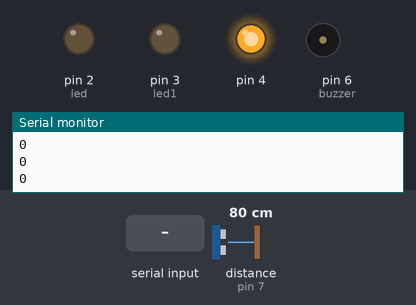
This sketch was run on a simulated Arduino Uno, built with avr-gcc and run on an emulated ATmega328P. Parts: output pins drawn as LEDs (lit = HIGH), buzzer (waves = sounding, pin HIGH), the last lines printed to the serial monitor. Wiring (inferred from the names in the program): ultrasonic range finder: trigger pin 8; echo pin 7. The test bench sets the inputs (shaded band); at power-on: distance to the obstacle (sensor on pin 7) 80 cm. The echo pulse lasts 58.3 µs per cm; pins used as bus, display or sensor lines are not drawn.

Above: at 1.2 s.
1.3 s: "1" received over Serial
At 2.5 s:
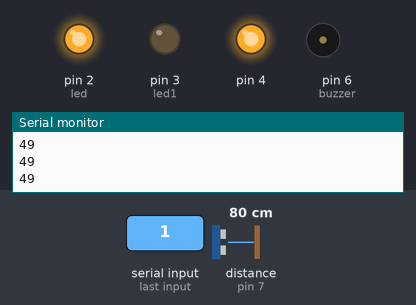
2.8 s: "3" received over Serial
At 4.0 s:
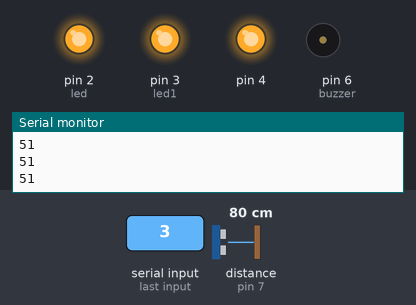
4.3 s: "2" received over Serial
At 5.4 s:
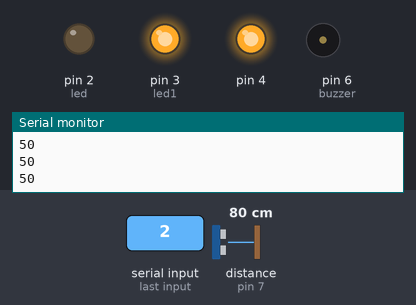
5.8 s: "4" received over Serial
At 7.1 s:
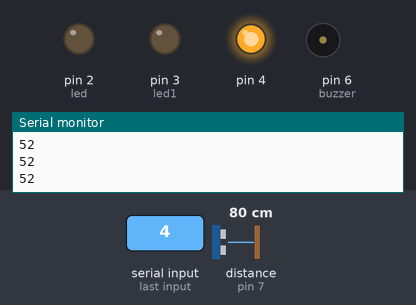
Timing chart, 0 to 8.4 s (numbered marks = the images above; inputs shaded):
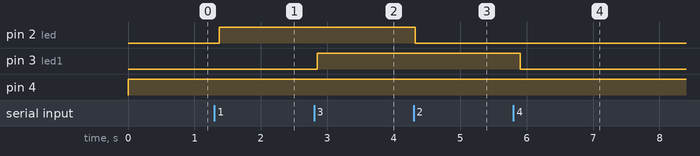

Measured:
- after the input at 1.3 s, pin 2 (led): LOW → HIGH after 0.07 s
- after the input at 2.8 s, pin 3 (led1): LOW → HIGH after 0.05 s
- after the input at 4.3 s, pin 2 (led): HIGH → LOW at once
- after the input at 5.8 s, pin 3 (led1): HIGH → LOW after 0.10 s

The sketch:

AARCHA_bluetooth.ino
```cpp
#define echoPin 7 // Echo Pin
#define trigPin 8 // Trigger Pin
#define buzzer  6// Onboard LED
long duration, distance;
int led = 2;
int led1 =3;
int state;

void setup() {
  // initialize the digital pin as an output.
  pinMode(led, OUTPUT);
    pinMode(led1, OUTPUT);
    pinMode(4, OUTPUT);
  // initialize serial communication at 9600 bits per second:
  Serial.begin(9600);
  pinMode(trigPin, OUTPUT);
 pinMode(echoPin, INPUT);
 pinMode(buzzer, OUTPUT);
}

void loop() {

  digitalWrite(trigPin, LOW);
 delayMicroseconds(2);

 digitalWrite(trigPin, HIGH);
 delayMicroseconds(10);

 digitalWrite(trigPin, LOW);
 duration = pulseIn(echoPin, HIGH);

 //Calculate the distance (in cm) based on the speed of sound.
 distance = duration/58.2;
//if (distance>1)
 // Serial.println(distance);
digitalWrite(4,HIGH);


  if(Serial.available() > 0){
      state = Serial.read();}

  if (state == 49) {
      digitalWrite(led, HIGH);}   // turn the LED on (HIGH is the voltage level)

  else if (state == 50) {
      digitalWrite(led, LOW);}    // turn the LED off by making the voltage LOW

        if (state == 51) {
      digitalWrite(led1, HIGH);}   // turn the LED on (HIGH is the voltage level)

  else if (state == 52) {
      digitalWrite(led1, LOW);}    // turn the LED off by making the voltage LOW

  delay(100);               // wait for 100ms

Serial.println(state);
}
```
